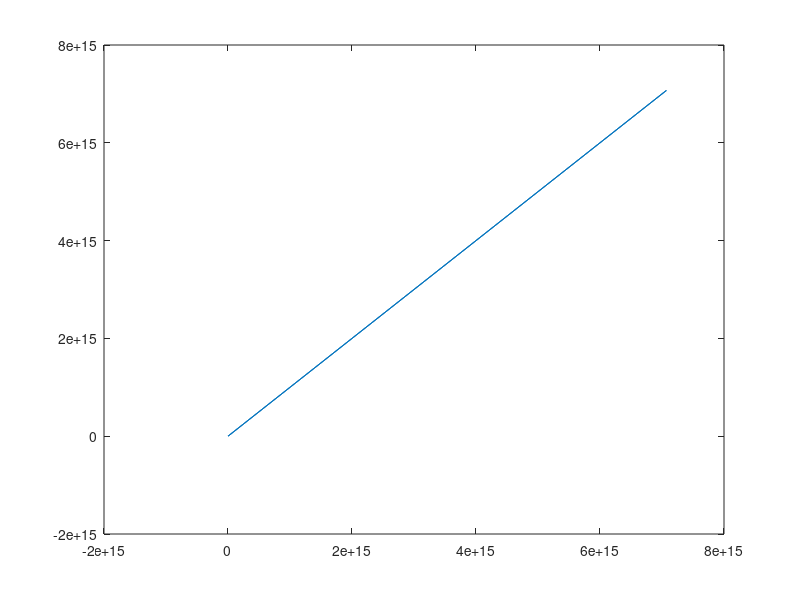

MATLAB code to generate this figure:
clear;
clc;
format long
s=4.8660000002386400e-01;
x=-6.7269896520425938e+00;
y=6.7269896522231525e+00;
hdg=5.4977871437736381e+00; 
length=3.1746031746031744e+00;
curvStart=-0.0000000000000001e+00;
curvEnd=-1.2698412698412698e-01;
delta =  curvEnd - curvStart;
curvFlag = sign(curvStart)&&sign(curvEnd);
temp_x = [];
temp_y = []

last_theta = hdg - pi/2;
last_c = abs(curvStart);
last_r = 1/last_c;
for i = 0:0.001:length
    format long;
    cur_c = abs((curvStart + i/length*(delta)));
    cur_r = 1/cur_c;
    cur_theta = (hdg - pi/2 + curvFlag*i.^2/length*delta);
    
 
    
    temp_x = [temp_x x + cur_r*cos(cur_theta) - last_r*cos(last_theta)];
    temp_y = [temp_y y + cur_r*sin(cur_theta) - last_r*sin(last_theta)]; 
    last_c = abs((curvStart + i/length*(delta)));
    last_r = 1/last_c;
    last_theta = (hdg - pi/2 + curvFlag*i.^2/length*delta);
 
end
   plot(temp_x,temp_x);